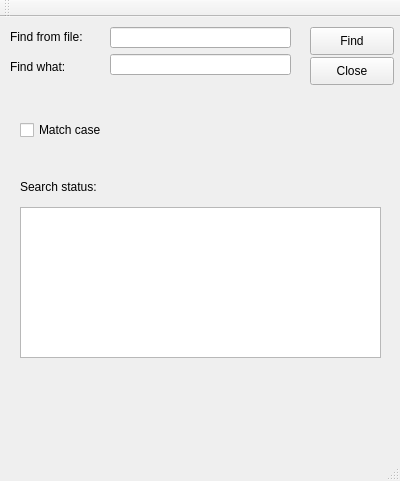
<?xml version="1.0" encoding="UTF-8"?>
<ui version="4.0">
 <class>MainWindow</class>
 <widget class="QMainWindow" name="MainWindow">
  <property name="geometry">
   <rect>
    <x>0</x>
    <y>0</y>
    <width>400</width>
    <height>481</height>
   </rect>
  </property>
  <property name="windowTitle">
   <string>MainWindow</string>
  </property>
  <widget class="QWidget" name="centralWidget">
   <widget class="QPushButton" name="findPushButton">
    <property name="geometry">
     <rect>
      <x>310</x>
      <y>10</y>
      <width>84</width>
      <height>28</height>
     </rect>
    </property>
    <property name="text">
     <string>Find</string>
    </property>
   </widget>
   <widget class="QPushButton" name="closePushButton">
    <property name="geometry">
     <rect>
      <x>310</x>
      <y>40</y>
      <width>84</width>
      <height>28</height>
     </rect>
    </property>
    <property name="text">
     <string>Close</string>
    </property>
   </widget>
   <widget class="QCheckBox" name="matchCheckBox">
    <property name="geometry">
     <rect>
      <x>20</x>
      <y>100</y>
      <width>101</width>
      <height>26</height>
     </rect>
    </property>
    <property name="text">
     <string>Match case</string>
    </property>
   </widget>
   <widget class="QTextBrowser" name="textBrowser">
    <property name="geometry">
     <rect>
      <x>20</x>
      <y>190</y>
      <width>361</width>
      <height>151</height>
     </rect>
    </property>
   </widget>
   <widget class="QLabel" name="label">
    <property name="geometry">
     <rect>
      <x>10</x>
      <y>10</y>
      <width>101</width>
      <height>20</height>
     </rect>
    </property>
    <property name="text">
     <string>Find from file:</string>
    </property>
   </widget>
   <widget class="QLabel" name="label_2">
    <property name="geometry">
     <rect>
      <x>20</x>
      <y>160</y>
      <width>101</width>
      <height>20</height>
     </rect>
    </property>
    <property name="text">
     <string>Search status:</string>
    </property>
   </widget>
   <widget class="QLabel" name="label_3">
    <property name="geometry">
     <rect>
      <x>10</x>
      <y>40</y>
      <width>91</width>
      <height>20</height>
     </rect>
    </property>
    <property name="text">
     <string>Find what:</string>
    </property>
   </widget>
   <widget class="QLineEdit" name="fileLineEdit">
    <property name="geometry">
     <rect>
      <x>110</x>
      <y>10</y>
      <width>181</width>
      <height>21</height>
     </rect>
    </property>
   </widget>
   <widget class="QLineEdit" name="keyLineEdit">
    <property name="geometry">
     <rect>
      <x>110</x>
      <y>37</y>
      <width>181</width>
      <height>21</height>
     </rect>
    </property>
   </widget>
  </widget>
  <widget class="QMenuBar" name="menuBar">
   <property name="geometry">
    <rect>
     <x>0</x>
     <y>0</y>
     <width>400</width>
     <height>25</height>
    </rect>
   </property>
  </widget>
  <widget class="QToolBar" name="mainToolBar">
   <attribute name="toolBarArea">
    <enum>TopToolBarArea</enum>
   </attribute>
   <attribute name="toolBarBreak">
    <bool>false</bool>
   </attribute>
  </widget>
  <widget class="QStatusBar" name="statusBar"/>
 </widget>
 <layoutdefault spacing="6" margin="11"/>
 <resources/>
 <connections>
  <connection>
   <sender>closePushButton</sender>
   <signal>clicked()</signal>
   <receiver>MainWindow</receiver>
   <slot>close()</slot>
   <hints>
    <hint type="sourcelabel">
     <x>346</x>
     <y>102</y>
    </hint>
    <hint type="destinationlabel">
     <x>365</x>
     <y>133</y>
    </hint>
   </hints>
  </connection>
 </connections>
</ui>
